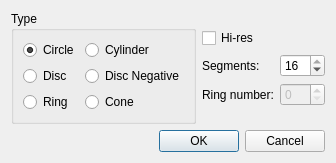
<?xml version="1.0" encoding="UTF-8"?>
<ui version="4.0">
 <class>MakePrimUI</class>
 <widget class="QDialog" name="MakePrimUI">
  <property name="geometry">
   <rect>
    <x>0</x>
    <y>0</y>
    <width>336</width>
    <height>147</height>
   </rect>
  </property>
  <property name="windowTitle">
   <string>Generate a Primitive</string>
  </property>
  <layout class="QVBoxLayout" name="verticalLayout">
   <item>
    <layout class="QHBoxLayout" name="horizontalLayout" stretch="0,0">
     <item>
      <layout class="QVBoxLayout" name="verticalLayout_6">
       <item>
        <widget class="QGroupBox" name="gb_type">
         <property name="sizePolicy">
          <sizepolicy hsizetype="Preferred" vsizetype="Preferred">
           <horstretch>0</horstretch>
           <verstretch>0</verstretch>
          </sizepolicy>
         </property>
         <property name="title">
          <string>Type</string>
         </property>
         <layout class="QGridLayout" name="gridLayout_3">
          <item row="1" column="0">
           <widget class="QRadioButton" name="rb_circle">
            <property name="text">
             <string>Circle</string>
            </property>
            <property name="checked">
             <bool>true</bool>
            </property>
            <property name="autoRepeat">
             <bool>false</bool>
            </property>
           </widget>
          </item>
          <item row="1" column="1">
           <widget class="QRadioButton" name="rb_cylinder">
            <property name="text">
             <string>Cylinder</string>
            </property>
           </widget>
          </item>
          <item row="2" column="0">
           <widget class="QRadioButton" name="rb_disc">
            <property name="text">
             <string>Disc</string>
            </property>
           </widget>
          </item>
          <item row="2" column="1">
           <widget class="QRadioButton" name="rb_ndisc">
            <property name="text">
             <string>Disc Negative</string>
            </property>
           </widget>
          </item>
          <item row="3" column="0">
           <widget class="QRadioButton" name="rb_ring">
            <property name="text">
             <string>Ring</string>
            </property>
           </widget>
          </item>
          <item row="3" column="1">
           <widget class="QRadioButton" name="rb_cone">
            <property name="text">
             <string>Cone</string>
            </property>
           </widget>
          </item>
         </layout>
        </widget>
       </item>
      </layout>
     </item>
     <item>
      <layout class="QVBoxLayout" name="verticalLayout_2">
       <item>
        <spacer name="verticalSpacer_2">
         <property name="orientation">
          <enum>Qt::Vertical</enum>
         </property>
         <property name="sizeHint" stdset="0">
          <size>
           <width>20</width>
           <height>40</height>
          </size>
         </property>
        </spacer>
       </item>
       <item>
        <widget class="QCheckBox" name="cb_hires">
         <property name="text">
          <string>Hi-res</string>
         </property>
        </widget>
       </item>
       <item>
        <layout class="QGridLayout" name="gridLayout_2">
         <item row="0" column="0">
          <widget class="QLabel" name="label">
           <property name="text">
            <string>Segments:</string>
           </property>
          </widget>
         </item>
         <item row="1" column="0">
          <widget class="QLabel" name="label_2">
           <property name="text">
            <string>Ring number:</string>
           </property>
          </widget>
         </item>
         <item row="0" column="1">
          <widget class="QSpinBox" name="sb_segs">
           <property name="minimum">
            <number>1</number>
           </property>
           <property name="maximum">
            <number>16</number>
           </property>
           <property name="value">
            <number>16</number>
           </property>
          </widget>
         </item>
         <item row="1" column="1">
          <widget class="QSpinBox" name="sb_ringnum">
           <property name="enabled">
            <bool>false</bool>
           </property>
          </widget>
         </item>
        </layout>
       </item>
       <item>
        <spacer name="verticalSpacer">
         <property name="orientation">
          <enum>Qt::Vertical</enum>
         </property>
         <property name="sizeHint" stdset="0">
          <size>
           <width>20</width>
           <height>40</height>
          </size>
         </property>
        </spacer>
       </item>
      </layout>
     </item>
    </layout>
   </item>
   <item>
    <widget class="QDialogButtonBox" name="buttonBox">
     <property name="orientation">
      <enum>Qt::Horizontal</enum>
     </property>
     <property name="standardButtons">
      <set>QDialogButtonBox::Cancel|QDialogButtonBox::Ok</set>
     </property>
    </widget>
   </item>
  </layout>
 </widget>
 <resources/>
 <connections>
  <connection>
   <sender>buttonBox</sender>
   <signal>accepted()</signal>
   <receiver>MakePrimUI</receiver>
   <slot>accept()</slot>
   <hints>
    <hint type="sourcelabel">
     <x>254</x>
     <y>140</y>
    </hint>
    <hint type="destinationlabel">
     <x>157</x>
     <y>146</y>
    </hint>
   </hints>
  </connection>
  <connection>
   <sender>buttonBox</sender>
   <signal>rejected()</signal>
   <receiver>MakePrimUI</receiver>
   <slot>reject()</slot>
   <hints>
    <hint type="sourcelabel">
     <x>322</x>
     <y>140</y>
    </hint>
    <hint type="destinationlabel">
     <x>286</x>
     <y>146</y>
    </hint>
   </hints>
  </connection>
  <connection>
   <sender>rb_circle</sender>
   <signal>clicked(bool)</signal>
   <receiver>sb_ringnum</receiver>
   <slot>setDisabled(bool)</slot>
   <hints>
    <hint type="sourcelabel">
     <x>45</x>
     <y>41</y>
    </hint>
    <hint type="destinationlabel">
     <x>305</x>
     <y>86</y>
    </hint>
   </hints>
  </connection>
  <connection>
   <sender>rb_cylinder</sender>
   <signal>clicked(bool)</signal>
   <receiver>sb_ringnum</receiver>
   <slot>setDisabled(bool)</slot>
   <hints>
    <hint type="sourcelabel">
     <x>109</x>
     <y>42</y>
    </hint>
    <hint type="destinationlabel">
     <x>287</x>
     <y>86</y>
    </hint>
   </hints>
  </connection>
  <connection>
   <sender>rb_disc</sender>
   <signal>clicked(bool)</signal>
   <receiver>sb_ringnum</receiver>
   <slot>setDisabled(bool)</slot>
   <hints>
    <hint type="sourcelabel">
     <x>49</x>
     <y>66</y>
    </hint>
    <hint type="destinationlabel">
     <x>287</x>
     <y>87</y>
    </hint>
   </hints>
  </connection>
  <connection>
   <sender>rb_ndisc</sender>
   <signal>clicked(bool)</signal>
   <receiver>sb_ringnum</receiver>
   <slot>setDisabled(bool)</slot>
   <hints>
    <hint type="sourcelabel">
     <x>121</x>
     <y>58</y>
    </hint>
    <hint type="destinationlabel">
     <x>288</x>
     <y>83</y>
    </hint>
   </hints>
  </connection>
  <connection>
   <sender>rb_ring</sender>
   <signal>clicked(bool)</signal>
   <receiver>sb_ringnum</receiver>
   <slot>setEnabled(bool)</slot>
   <hints>
    <hint type="sourcelabel">
     <x>45</x>
     <y>90</y>
    </hint>
    <hint type="destinationlabel">
     <x>301</x>
     <y>86</y>
    </hint>
   </hints>
  </connection>
  <connection>
   <sender>rb_cone</sender>
   <signal>clicked(bool)</signal>
   <receiver>sb_ringnum</receiver>
   <slot>setEnabled(bool)</slot>
   <hints>
    <hint type="sourcelabel">
     <x>111</x>
     <y>89</y>
    </hint>
    <hint type="destinationlabel">
     <x>302</x>
     <y>85</y>
    </hint>
   </hints>
  </connection>
 </connections>
 <slots>
  <slot>enableRingNumber()</slot>
 </slots>
</ui>
